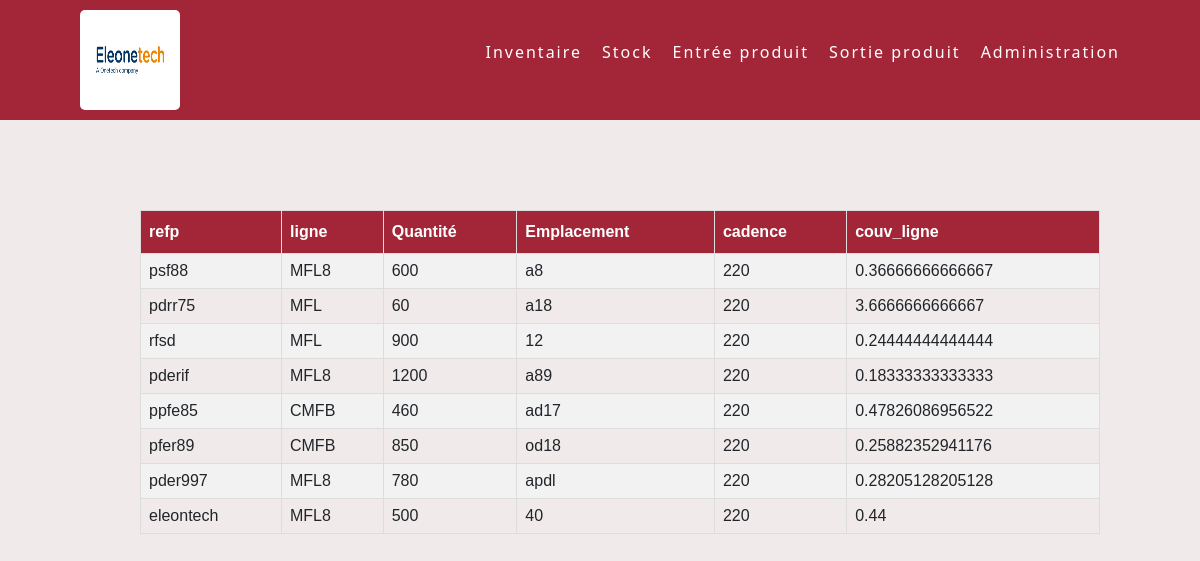
Page /pfe/inventaire.php on the committed database.
### tables this page shows
CREATE TABLE IF NOT EXISTS `stock` (
  `id_stock` int(11) NOT NULL AUTO_INCREMENT,
  `ligne` varchar(50) DEFAULT NULL,
  `refp` varchar(255) NOT NULL,
  `cadence` int(11) DEFAULT NULL,
  `emplacement` varchar(50) DEFAULT NULL,
  `qte_stocke` varchar(11) DEFAULT NULL,
  `couv_ligne` float DEFAULT NULL,
  `achat1` date DEFAULT NULL,
  `code` varchar(50) DEFAULT NULL,
  `designation` varchar(50) DEFAULT NULL,
  `client_id` bigint(20) DEFAULT NULL,
  `type_operation_id` bigint(20) DEFAULT NULL,
  PRIMARY KEY (`id_stock`),
  KEY `FKlqhhpq6ma8a6v90rks3igeff1` (`type_operation_id`)
);

### pfe/inventaire.php (the view, shortened to what this page needs)
<html>
    <head>
        <link href="https://cdn.jsdelivr.net/npm/bootstrap@5.1.3/dist/css/bootstrap.min.css" rel="stylesheet">
        <link rel="stylesheet" href="./css/inventaire.css">
    </head>
    <body>
    <header >
            <img class="logo" src="./images/logo eot.jpg" alt="">
            <ul>
              <li><a href="./inventaire.php">Inventaire</a></li>
              <li><a href="./stock.php">Stock</a></li>
              <li><a href="./entree.php">Entrée produit</a></li>
              <li><a href="./sortie.php">Sortie produit</a></li>
              <li><a href="./administration.php">Administration</a></li>
           </ul>
        </header>
           <section>
            <article>
                <?php
            $servername = "localhost";
            $username = "root";
            $password = "";
            $dbname = "gestion de stock psf";
            $s=0;
            $conn = new mysqli($servername, $username, $password, $dbname);
            $sql = "SELECT * FROM stock ";
            $result = $conn->query($sql);
            if ($result->num_rows > 0) {
               ?>
               <table id="customers">
                 <tr>
                <th>refp</th>
                <th>ligne</th>
                <th>Quantité</th>
                <th>Emplacement</th>
                <th>cadence</th>
                <th>couv_ligne</th>
              </tr>
               <?php
              while($row = $result->fetch_assoc()) {
            ?>        <tr>
            <td><?php echo $row['refp'] ;?></td>
            <td><?php echo $row['ligne'] ;?></td>
            <td><?php echo $row['qte_stocke'] ;?></td>
            <td><?php echo $row['emplacement'] ;?></td>
            <td><?php echo $row['cadence'] ;?></td>
            <td><?php
            if($row['qte_stocke']!=NULL && $row['cadence'] !=NULL)
            {
              if($row['refp']=="MFL")
              {
              echo "$s" ;
              }
              else{
            echo $row['cadence'] / $row['qte_stocke']  ;}
            }
            ?></td>
            </tr>                                           <?php
              }
            } else {
              echo "0 results";
            }
            ?>
            </table>
                </article>
            </section>
    </body>
</html>

### pfe/css/inventaire.css (style rules this page uses)
body { background-color: #f1eaea; }
header { position: fixed; top: 0; left: 0; width: 100%; display: flex; justify-content: space-between; align-items: center; transition: 0.6s; padding: 10px 80px; z-index: 10000; background-color:#A32638; }
header .logo { position: relative; font-weight: bold; color:white; text-decoration: none; font-size: 40px; text-transform: uppercase; letter-spacing: 2px; transition: 0.6s; }
header ul { position: relative; display: flex; justify-content: center; align-items: center; }
header ul li { position: relative; list-style: none; }
header ul li a { position: relative; margin: 0 0 0 20px; text-decoration: none; color:white; letter-spacing: 2px; font-weight: 500; }
.logo { width: 100px; height: 100px; float: left; border-radius: 5px 5px 5px; }
#customers { margin-left: 140px; margin-top: 210px; font-family: Arial, Helvetica, sans-serif; border-collapse: collapse; width: 80%; }
#customers td, #customers th { border: 1px solid #ddd; padding: 8px; }
#customers tr:nth-child(even) { background-color: #f2f2f2; }
#customers th { padding-top: 12px; padding-bottom: 12px; text-align: left; background-color: #A32638; color: white; }

### rows in the picture
stock: refp "psf88", ligne "MFL8", qte_stocke "600", emplacement "a8", cadence "220", $row['cadence'] / $row['qte_stocke'] "0.36666666666667"
stock: refp "pdrr75", ligne "MFL", qte_stocke "60", emplacement "a18", cadence "220", $row['cadence'] / $row['qte_stocke'] "3.6666666666667"
stock: refp "rfsd", ligne "MFL", qte_stocke "900", emplacement "12", cadence "220", $row['cadence'] / $row['qte_stocke'] "0.24444444444444"
stock: refp "pderif", ligne "MFL8", qte_stocke "1200", emplacement "a89", cadence "220", $row['cadence'] / $row['qte_stocke'] "0.18333333333333"
stock: refp "ppfe85", ligne "CMFB", qte_stocke "460", emplacement "ad17", cadence "220", $row['cadence'] / $row['qte_stocke'] "0.47826086956522"
stock: refp "pfer89", ligne "CMFB", qte_stocke "850", emplacement "od18", cadence "220", $row['cadence'] / $row['qte_stocke'] "0.25882352941176"
stock: refp "pder997", ligne "MFL8", qte_stocke "780", emplacement "apdl", cadence "220", $row['cadence'] / $row['qte_stocke'] "0.28205128205128"
stock: refp "eleontech", ligne "MFL8", qte_stocke "500", emplacement "40", cadence "220", $row['cadence'] / $row['qte_stocke'] "0.44"
